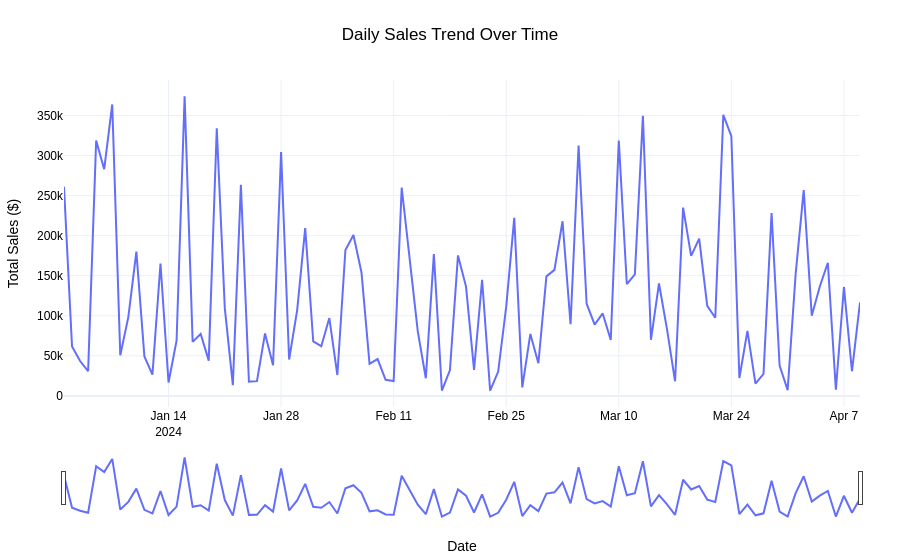

Notebook source saved alongside this figure:
### Code cell
# Group by Date and sum Total_Sales to get daily sales
daily_sales = df.groupby('Date')['Total_Sales'].sum().reset_index()

# Create an interactive line chart using Plotly Express
fig_sales_trend = px.line(
    daily_sales,
    x='Date',
    y='Total_Sales',
    title='Daily Sales Trend Over Time',
    labels={'Date': 'Date', 'Total_Sales': 'Total Sales ($)'},
    template='plotly_white'
)

# Customize layout for better readability
fig_sales_trend.update_xaxes(rangeslider_visible=True)
fig_sales_trend.update_layout(
    hovermode='x unified',
    title_x=0.5,
    xaxis_title_font_size=14,
    yaxis_title_font_size=14,
    font=dict(family="Arial", size=12, color="black"),
    margin=dict(l=40, r=40, t=80, b=40)
)

fig_sales_trend.show()
